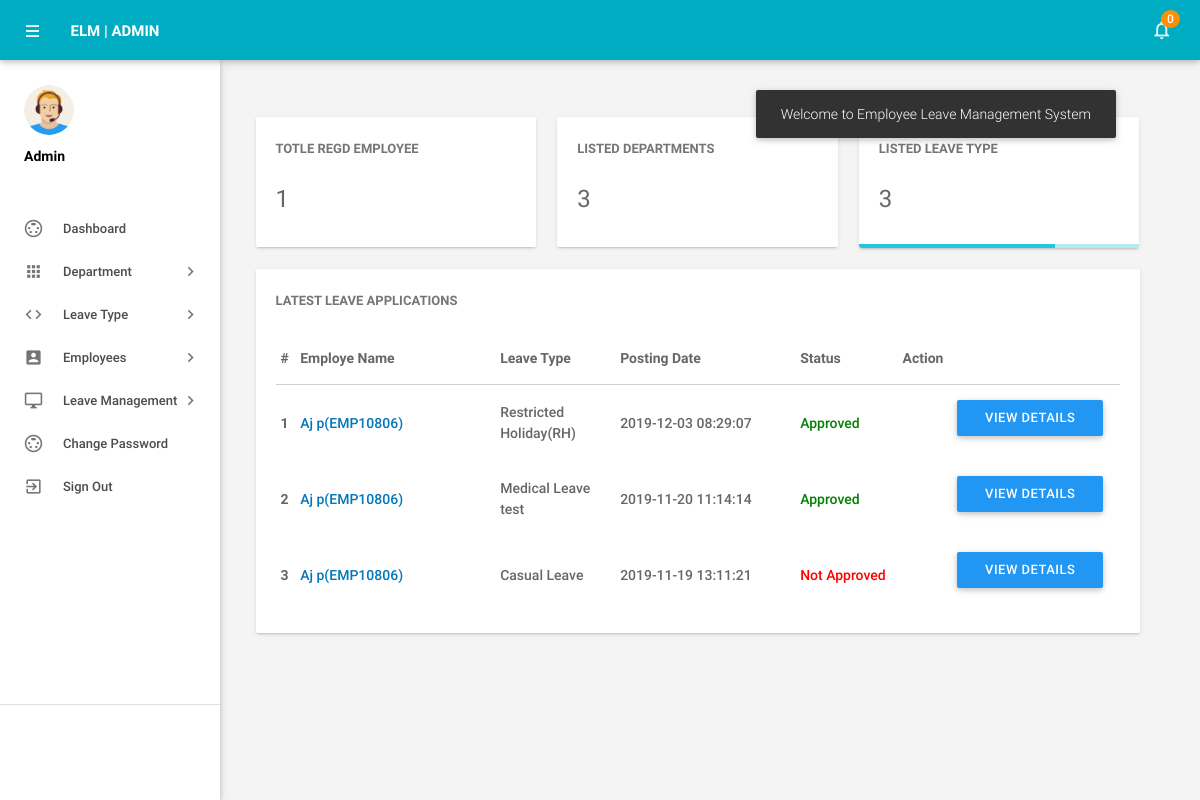
Screenshot of /admin/dashboard.php (signed in) with the database file from the repository.
### tables this page shows
CREATE TABLE IF NOT EXISTS `tblleaves` (
  `id` int(11) NOT NULL,
  `LeaveType` varchar(110) NOT NULL,
  `ToDate` varchar(120) NOT NULL,
  `FromDate` varchar(120) NOT NULL,
  `Description` mediumtext NOT NULL,
  `PostingDate` timestamp NOT NULL DEFAULT CURRENT_TIMESTAMP,
  `AdminRemark` mediumtext,
  `AdminRemarkDate` varchar(120) DEFAULT NULL,
  `Status` int(1) NOT NULL,
  `IsRead` int(1) NOT NULL,
  `empid` int(11) DEFAULT NULL
);

CREATE TABLE IF NOT EXISTS `tblemployees` (
  `id` int(11) NOT NULL,
  `EmpId` varchar(100) NOT NULL,
  `FirstName` varchar(150) NOT NULL,
  `LastName` varchar(150) NOT NULL,
  `EmailId` varchar(200) NOT NULL,
  `Password` varchar(180) NOT NULL,
  `Gender` varchar(100) NOT NULL,
  `Dob` varchar(100) NOT NULL,
  `Department` varchar(255) NOT NULL,
  `Address` varchar(255) NOT NULL,
  `City` varchar(200) NOT NULL,
  `Country` varchar(150) NOT NULL,
  `Phonenumber` char(11) NOT NULL,
  `Status` int(1) NOT NULL,
  `RegDate` timestamp NOT NULL DEFAULT CURRENT_TIMESTAMP
);

### admin/dashboard.php (the view, shortened to what this page needs)
<?php
include('includes/config.php');
if(strlen($_SESSION['alogin'])==0)
    {
header('location:index.php');
}
else{
?>
<!DOCTYPE html>
<html lang="en">
    <head>
        <link type="text/css" rel="stylesheet" href="../assets/plugins/materialize/css/materialize.min.css"/>
        <link href="../assets/plugins/metrojs/MetroJs.min.css" rel="stylesheet">
        <link href="../assets/plugins/weather-icons-master/css/weather-icons.min.css" rel="stylesheet">
        <link href="../assets/css/alpha.min.css" rel="stylesheet" type="text/css"/>
        <link href="../assets/css/custom.css" rel="stylesheet" type="text/css"/>
    </head>
    <body>
           <?php include('includes/header.php');?>
       <?php include('includes/sidebar.php');?>
            <main class="mn-inner">
                <div class="middle-content">
                    <div class="row no-m-t no-m-b">
                    <div class="col s12 m12 l4">
                        <div class="card stats-card">
                            <div class="card-content">
                                <span class="card-title">Totle Regd Employee</span>
                                <span class="stats-counter">
<?php
$sql = "SELECT id from tblemployees";
$query = $dbh -> prepare($sql);
$query->execute();
$empcount=$query->rowCount();
?>
                                    <span class="counter"><?php echo htmlentities($empcount);?></span></span>
                            </div>
                            <div id="sparkline-bar"></div>
                        </div>
                    </div>
                        <div class="col s12 m12 l4">
                        <div class="card stats-card">
                            <div class="card-content">
                                <span class="card-title">Listed Departments </span>
    <?php
$sql = "SELECT id from tbldepartments";
$query = $dbh -> prepare($sql);
$query->execute();
$dptcount=$query->rowCount();
?>
                                <span class="stats-counter"><span class="counter"><?php echo htmlentities($dptcount);?></span></span>
                            </div>
                            <div id="sparkline-line"></div>
                        </div>
                    </div>
                    <div class="col s12 m12 l4">
                        <div class="card stats-card">
                            <div class="card-content">
                                <span class="card-title">Listed leave Type</span>
                                    <?php
$sql = "SELECT id from  tblleavetype";
$query = $dbh -> prepare($sql);
$query->execute();
$leavtypcount=$query->rowCount();
?>
                                <span class="stats-counter"><span class="counter"><?php echo htmlentities($leavtypcount);?></span></span>
                            </div>
                            <div class="progress stats-card-progress">
                                <div class="determinate" style="width: 70%"></div>
                            </div>
                        </div>
                    </div>
                </div>
                    <div class="row no-m-t no-m-b">
                        <div class="col s12 m12 l12">
                            <div class="card invoices-card">
                                <div class="card-content">
                                    <span class="card-title">Latest Leave Applications</span>
                             <table id="example" class="display responsive-table ">
                                    <thead>
                                        <tr>
                                            <th>#</th>
                                            <th width="200">Employe Name</th>
                                            <th width="120">Leave Type</th>
                                             <th width="180">Posting Date</th>
                                            <th>Status</th>
                                            <th align="center">Action</th>
                                        </tr>
                                    </thead>
                                    <tbody>
<?php $sql = "SELECT tblleaves.id as lid,tblemployees.FirstName,tblemployees.LastName,tblemployees.EmpId,tblemployees.id,tblleaves.LeaveType,tblleaves.PostingDate,tblleaves.Status from tblleaves join tblemployees on tblleaves.empid=tblemployees.id order by lid desc limit 6";
$query = $dbh -> prepare($sql);
$query->execute();
$results=$query->fetchAll(PDO::FETCH_OBJ);
$cnt=1;
if($query->rowCount() > 0)
{
foreach($results as $result)
{
      ?>
                                        <tr>
                                            <td> <b><?php echo htmlentities($cnt);?></b></td>
                                              <td><a href="editemployee.php?empid=<?php echo htmlentities($result->id);?>" target="_blank"><?php echo htmlentities($result->FirstName." ".$result->LastName);?>(<?php echo htmlentities($result->EmpId);?>)</a></td>
                                            <td><?php echo htmlentities($result->LeaveType);?></td>
                                            <td><?php echo htmlentities($result->PostingDate);?></td>
                                                                       <td><?php $stats=$result->Status;
if($stats==1){
                                             ?>
                                                 <span style="color: green">Approved</span>
                                                 <?php } if($stats==2)  { ?>
                                                <span style="color: red">Not Approved</span>
                                                 <?php } if($stats==0)  { ?>
 <span style="color: blue">waiting for approval</span>
 <?php } ?>
                                             </td>
          <td>
           <td><a href="leave-details.php?leaveid=<?php echo htmlentities($result->lid);?>" class="waves-effect waves-light btn blue m-b-xs"  > View Details</a></td>
                                    </tr>
                                         <?php $cnt++;} }?>
                                    </tbody>
                                </table>
                                </div>
                            </div>
                        </div>
                    </div>
                </div>
            </main>
        </div>
    </body>
</html>
<?php } ?>

### rows the page displays
tblleaves: tblemployees.FirstName+LastName "Aj p", tblemployees.EmpId "EMP10806", LeaveType "Restricted Holiday(RH)", PostingDate "2019-12-03 08:29:07", Status "Approved"
tblleaves: tblemployees.FirstName+LastName "Aj p", tblemployees.EmpId "EMP10806", LeaveType "Medical Leave test", PostingDate "2019-11-20 11:14:14", Status "Approved"
tblleaves: tblemployees.FirstName+LastName "Aj p", tblemployees.EmpId "EMP10806", LeaveType "Casual Leave", PostingDate "2019-11-19 13:11:21", Status "Not Approved"

### other values shown
$unreadcount "0"
$empcount "1"
$dptcount "3"
$leavtypcount "3"
